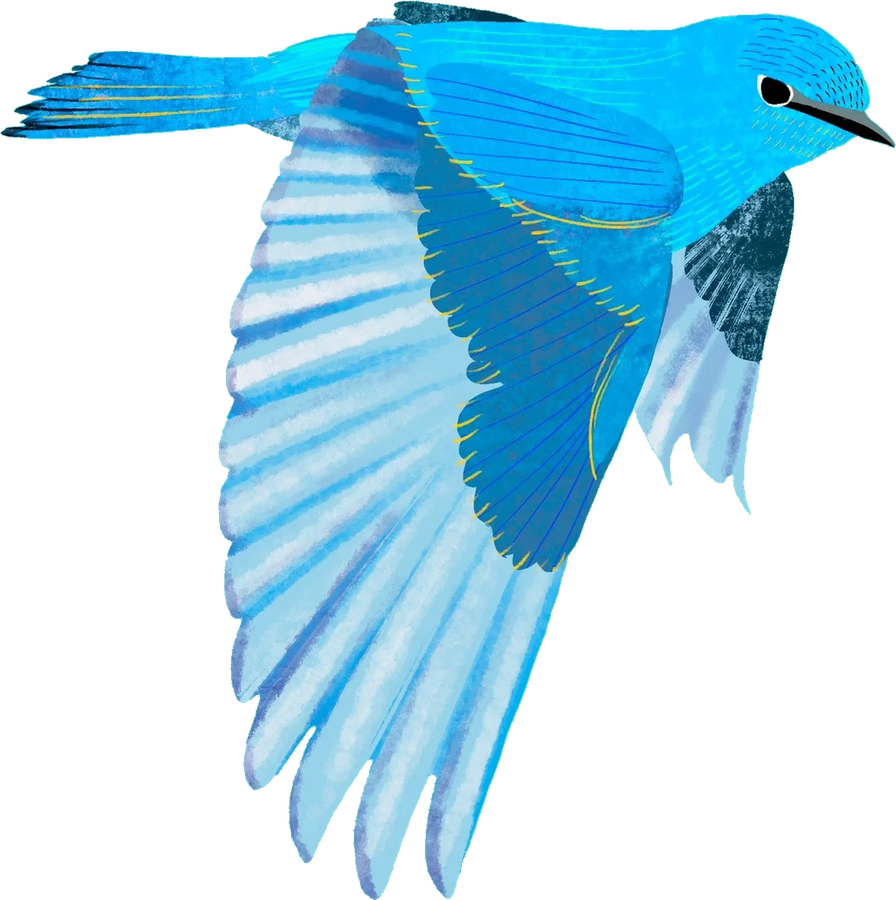
#> input picture src/renderer/images/library/robin.png, 896 x 900 px
$ python prepare-library-art.py ../src/renderer/images/library/robin.png
#> lines starting #> are read from the running program, lines starting #| are printed output that depends on the picture; after the words box and inside, x2 and y2 are one past the last pixel; in counts of white or black regions, pixels touching at a corner belong together
"""Extract the user's robin illustration without changing the original photo.

Run manually with Python, Pillow, NumPy and SciPy:
  python scripts/prepare-library-art.py "<original-photo-path>"

The original photo must be provided explicitly; it is not bundled with the app.
"""
import argparse
from pathlib import Path

root = Path(__file__).resolve().parents[1]
parser = argparse.ArgumentParser(description=__doc__)
parser.add_argument("source", type=Path, help="原始照片的文件路径（必填）")
args = parser.parse_args()
source = args.source
if not source.is_file():
    parser.error(f"输入文件不存在: {source}")

# Parse and validate the input before loading optional image dependencies.
import numpy as np
from PIL import Image
from scipy import ndimage

image = Image.open(source).convert("RGB")
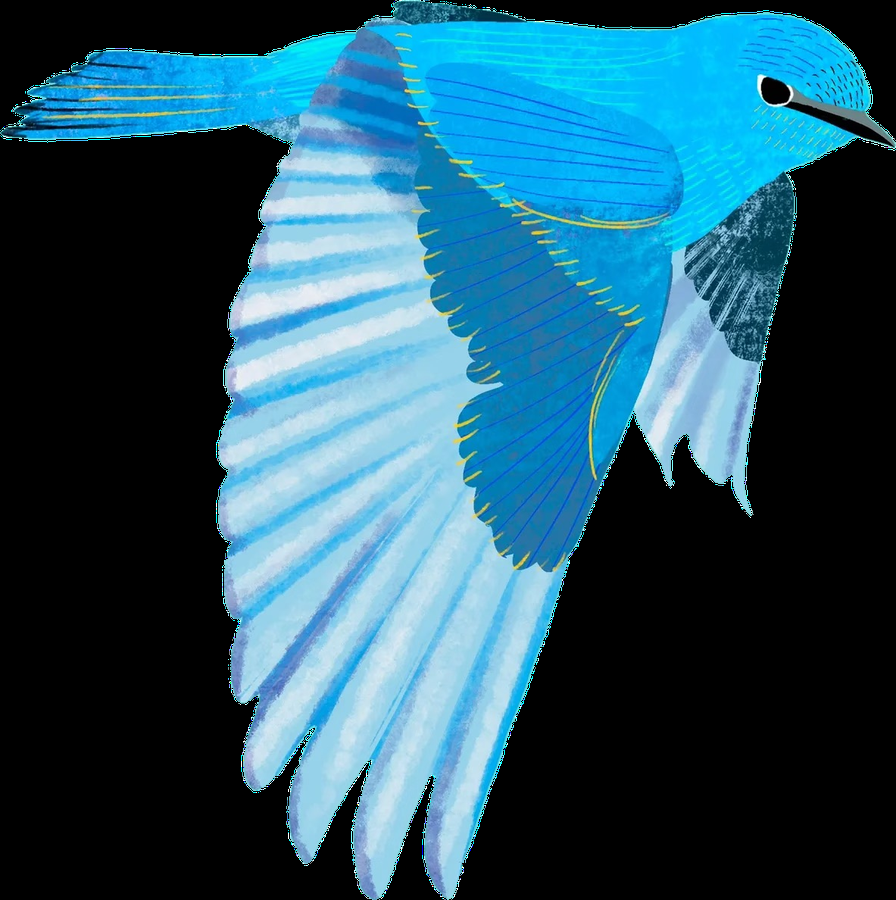
#> image: PIL image 896x900 RGB; mean R, G, B 38.1, 83.7, 102.6
pixels = np.asarray(image).astype(float)
border = np.concatenate((pixels[0], pixels[-1], pixels[:, 0], pixels[:, -1]))
background = np.median(border, axis=0)
#> background = [0, 0, 0]
distance = np.linalg.norm(pixels - background, axis=2)
candidate = distance < 22
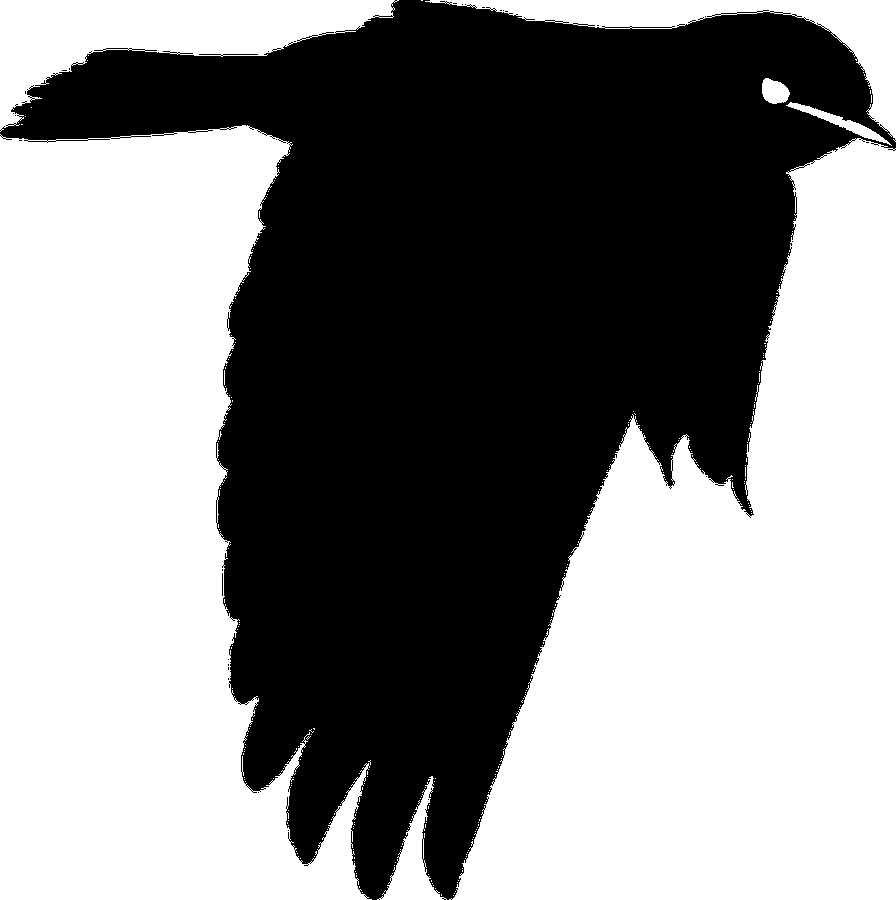
#> candidate: shape (900, 896) bool; 53.2% white; 31 black regions (29 under 20 px), largest, box (x1, y1, x2, y2) and area: (0, 0, 896, 900) 377249, (222, 573, 223, 596) 23
seed = np.zeros(candidate.shape, dtype=bool)
seed[0] = seed[-1] = True
seed[:, 0] = seed[:, -1] = True
background_mask = ndimage.binary_propagation(seed & candidate, mask=candidate)
#> background_mask: shape (900, 896) bool; 52.8% white; 31 black regions (29 under 20 px), largest, box (x1, y1, x2, y2) and area: (0, 0, 896, 900) 380541, (222, 573, 223, 596) 23
foreground = ~background_mask
labels, count = ndimage.label(foreground)
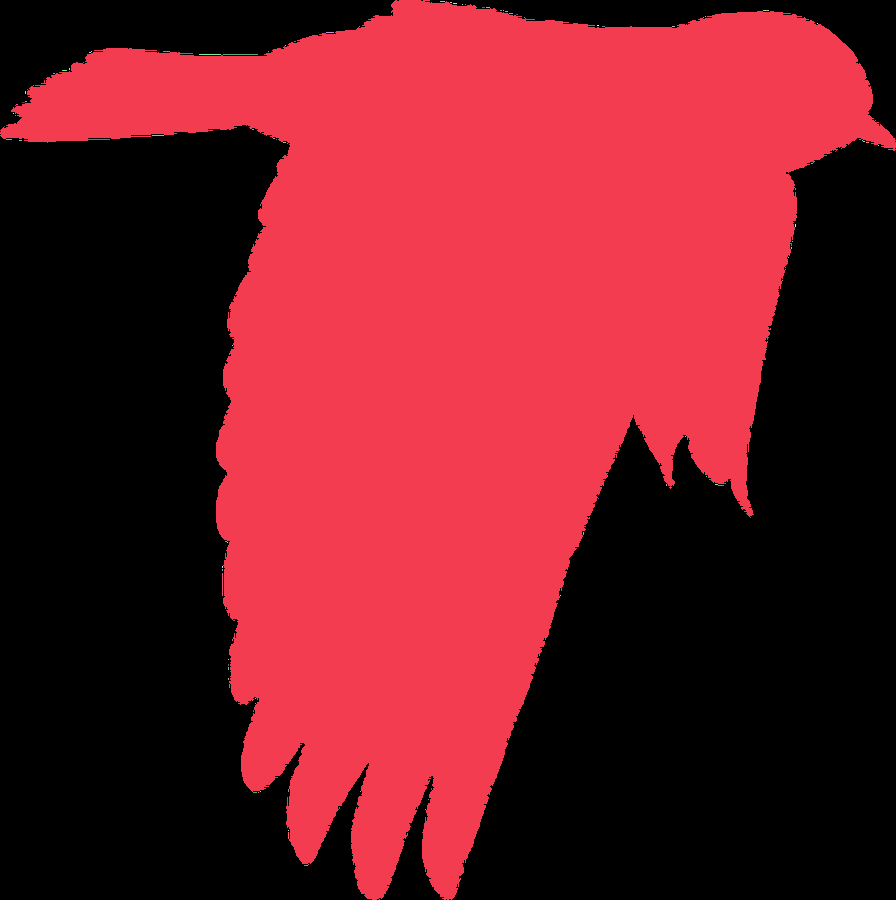
#> labels: shape (900, 896) int32; 111 distinct labels, from 0 to 110; one colour per label, 0 black
#> count = 110
sizes = np.bincount(labels.ravel())
#> sizes = 111 values, max 425781 at index 0, min 1 at index 5, mean 7264.9
sizes[0] = 0
foreground = labels == sizes.argmax()
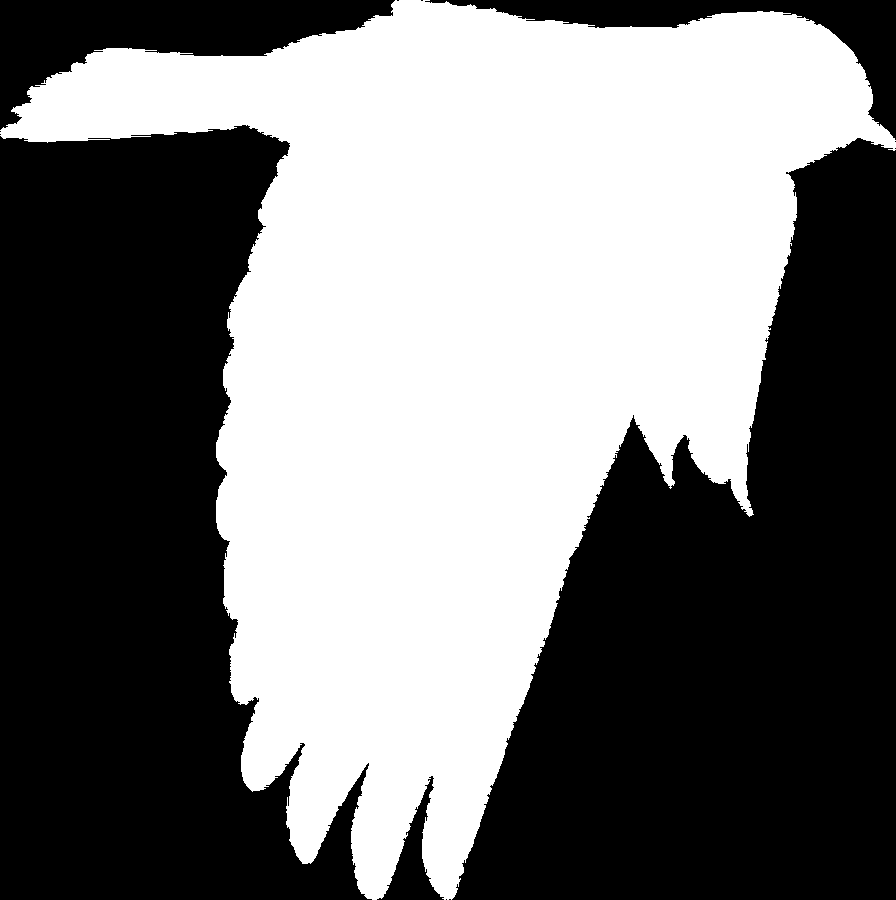
#> foreground: shape (900, 896) bool; 47.2% white; 1 white region, box (x1, y1, x2, y2) and area: (0, 0, 896, 900) 380305
alpha = np.clip(ndimage.distance_transform_edt(foreground) / 1.5, 0, 1)
result = image.convert("RGBA")
result.putalpha(Image.fromarray(np.uint8(alpha * 255)))
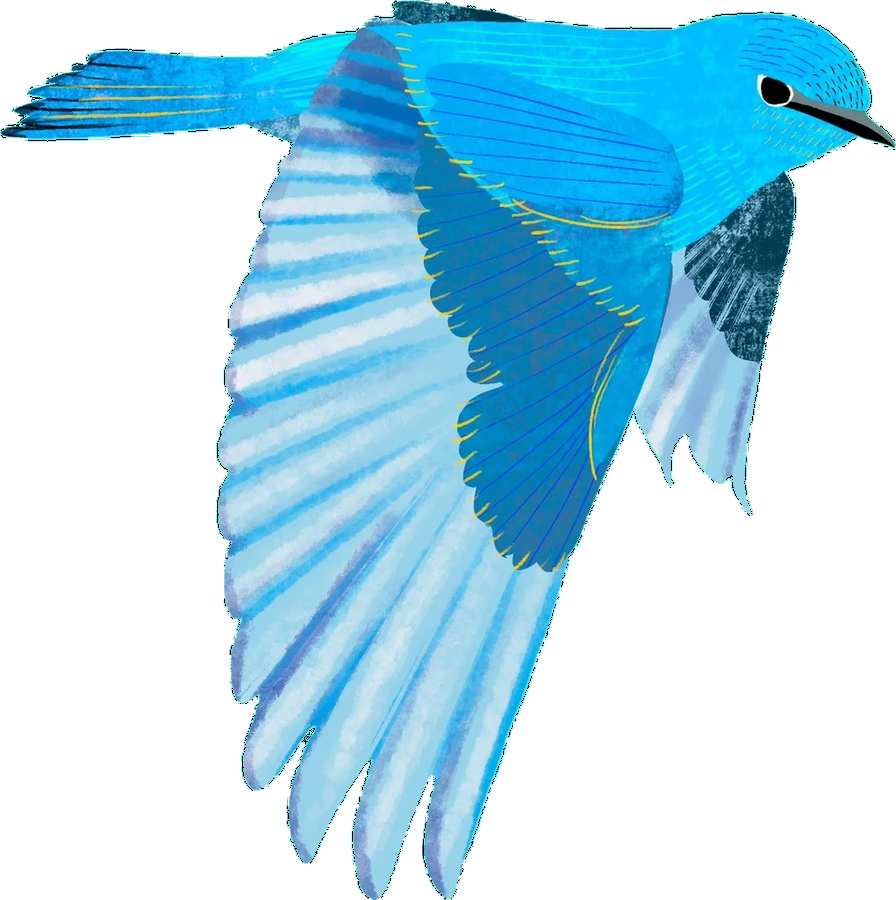
#> result: PIL image 896x900 RGBA; mean R, G, B, A 38.1, 83.7, 102.6, 119.8; transparent parts drawn white
result = result.crop(result.getbbox())
result.thumbnail((900, 900), Image.Resampling.LANCZOS)
output = root / "src/renderer/images/library/robin.png"
output.parent.mkdir(parents=True, exist_ok=True)
result.save(output, optimize=True)
print(f"Saved {output.relative_to(root)}: {result.size}")
#| Saved src/renderer/images/library/robin.png: (896, 900)
